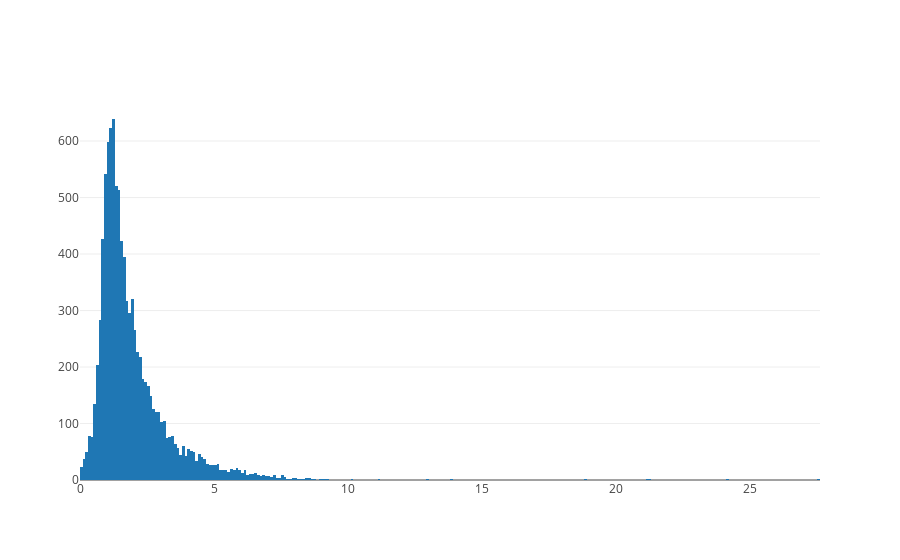

Notebook code cell kept with this figure:
### Markdown cell above
First study: all users are in the 10-second countdown version of the interface. We vary the frequency with which they are shown the prompt. 4 conditions: shown prompt on 100% of visits, 50%, 25%, 0%.

Are there costs to asking what difficulty the user wants? (If there aren’t we can just ask every visit and declare mission accomplished)

The actual time cost is actually rather low, a mode of 1.2 seconds time to answer the question

### Code cell
from cost_utils_libs import plot_latency_for_all_users_nonrandom
plot_latency_for_all_users_nonrandom()

### Figure 1 — Plotly figure (JSON) as saved in the notebook; plotly's stock layout.template omitted (floating-point values rounded to 4 significant figures; data arrays with more than 128 entries replaced by an {"elided": "..."} marker saying what was removed)
{"data": [{"type": "histogram", "uid": "d12730ae-303b-45f9-b92a-d2a4fb0d2bd3", "x": {"elided": "9721 float values"}}], "layout": {}}
